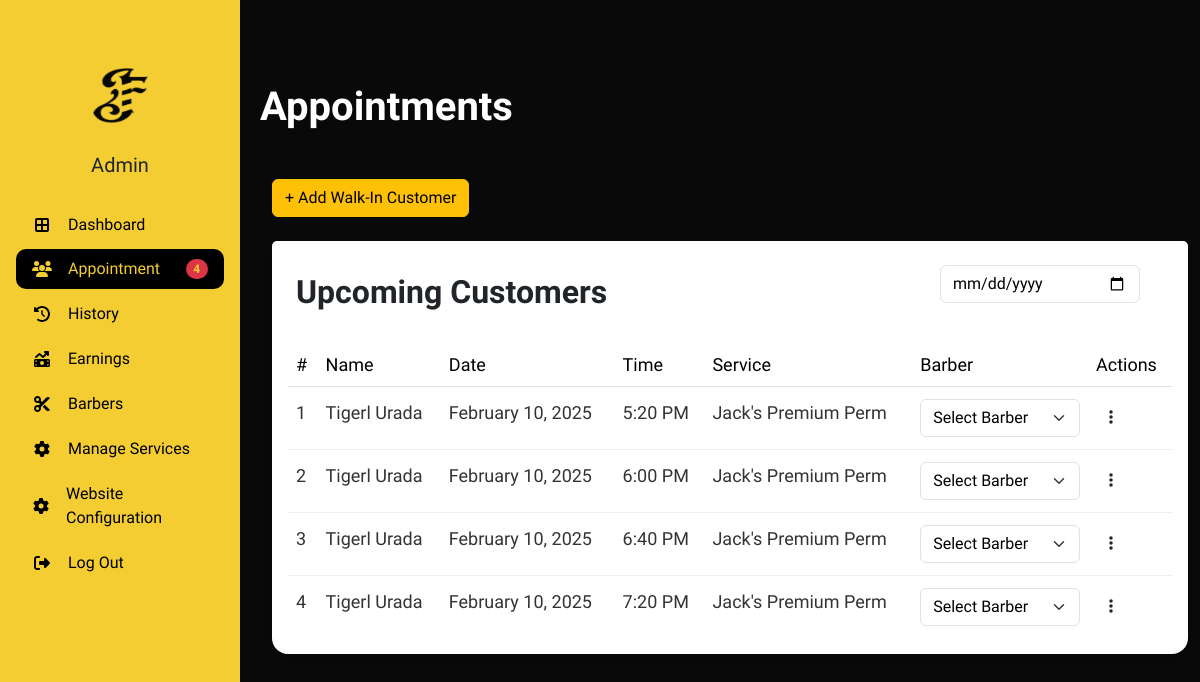
Page /admin/appointments.php (signed in) on the committed database.
### tables this page shows
CREATE TABLE `appointment_tbl` (
  `appointmentID` int(11) NOT NULL,
  `customerID` int(11) DEFAULT NULL,
  `adminID` int(11) DEFAULT NULL,
  `addonID` int(11) DEFAULT NULL,
  `hcID` int(11) DEFAULT NULL,
  `serviceID` int(11) NOT NULL,
  `status` varchar(255) DEFAULT NULL,
  `date` date NOT NULL,
  `timeSlot` varchar(255) NOT NULL,
  `remarks` varchar(255) DEFAULT NULL,
  `reason` varchar(255) DEFAULT NULL,
  `payment_status` enum('pending','partial','paid') DEFAULT 'pending',
  `payment_amount` decimal(10,2) DEFAULT 0.00,
  `gcash_reference` varchar(50) NOT NULL
);

CREATE TABLE `service_tbl` (
  `serviceID` int(11) NOT NULL,
  `serviceName` varchar(50) DEFAULT NULL,
  `servicePrice` varchar(50) DEFAULT NULL,
  `serviceDesc` varchar(255) DEFAULT NULL
);

### admin/appointments.php (the view, shortened to what this page needs)
<!DOCTYPE html>
<html lang="en">
<head>
    <link href="https://cdn.jsdelivr.net/npm/bootstrap@5.3.2/dist/css/bootstrap.min.css" rel="stylesheet">
    <link rel="stylesheet" href="https://cdnjs.cloudflare.com/ajax/libs/font-awesome/6.5.1/css/all.min.css">
    <link rel="stylesheet" type="text/css" href="css/table.css">
    <link rel="stylesheet" href="css/admin.css">
    <link rel="stylesheet" href="css/sidebar.css">
</head>
<body>
    <?php include 'db_connect.php';
    $notificationQuery = "
        SELECT COUNT(*) AS notif_count
        FROM appointment_tbl a
        LEFT JOIN barb_apps_tbl b ON a.appointmentID = b.appointmentID
        WHERE a.status = 'Pending' AND b.barberID IS NULL";
    $notificationResult = mysqli_query($conn, $notificationQuery);
    $notificationData = mysqli_fetch_assoc($notificationResult);
    $notificationCount = $notificationData['notif_count'];
    ?>
<div class="body d-flex py-3 mt-5">
    <div class="container-xxl">
        <div class="position-relative">
            <h1 class="dashboard mb-5 ms-5">Appointments</h1>
        </div>
        <div class="row ms-5 mb-4">
            <div class="col-12">
                <button class="btn btn-warning" onclick="window.location.href='walk-in.php';">+ Add Walk-In Customer</button>
            </div>
        </div>
        <div class="row ms-5">
            <div class="col-12">
                <div class="card border-0 rounded-4">
                    <div class="card-header py-3 bg-white d-flex justify-content-between align-items-center">
                        <h2 class="fw-bold">Upcoming Customers</h2>
                        <div class="d-flex align-items-center gap-3">
                            <div class="mb-0">
                            <input type="date" id="appointmentDate" class="form-control"
                            value="<?php echo isset($_GET['date']) ? $_GET['date'] : ''; ?>"
                            oninput="filterAppointments()">
                            </div>
                        </div>
                    </div>
                    <div class="card-body">
                        <div class="table-responsive">
                            <table class="table">
                                <thead>
                                    <tr>
                                        <td>#</td>
                                        <td>Name</td>
                                        <td>Date</td>
                                        <td>Time</td>
                                        <td>Service</td>
                                        <td>Barber</td>
                                        <td>Actions</td>
                                    </tr>
                                </thead>
                                <tbody>
                                    <?php
                                        $upcomingQuery = "
                                        SELECT
                                            a.appointmentID,
                                            a.date,
                                            a.timeSlot,
                                            a.status,
                                            c.customerID,
                                            CASE
                                                WHEN c.customerID IS NOT NULL THEN CONCAT(c.firstName, ' ', c.lastName)
                                                ELSE 'Walk In'
                                            END AS fullName,
                                            s.serviceName,
                                            ba.barberID
                                        FROM
                                            appointment_tbl a
                                        LEFT JOIN
                                            customer_tbl c ON a.customerID = c.customerID
                                        LEFT JOIN
                                            service_tbl s ON a.serviceID = s.serviceID
                                        LEFT JOIN
                                            barb_apps_tbl ba ON a.appointmentID = ba.appointmentID
                                        WHERE
                                            a.status = 'Pending'";
                                    $upcomingQuery .= " ORDER BY a.timeSlot ASC";
                                    $upcomingResult = mysqli_query($conn, $upcomingQuery);
                                    $counter = 1;
                                    if ($upcomingResult && mysqli_num_rows($upcomingResult) > 0) {
                                        while ($row = mysqli_fetch_assoc($upcomingResult)) {
                                            $formattedDate = date("F d, Y", strtotime($row['date']));
                                            echo "<tr>
                                                    <td>{$counter}</td>
                                                    <td>
                                                        <a href='#' onclick='showAppointmentDetails({$row['appointmentID']}, " . ($row['customerID'] ? "false" : "true") . ")'
                                                        data-bs-toggle='modal' data-bs-target='#appointmentModal' style='text-decoration: none; color: inherit;'>
                                                        " . htmlspecialchars($row['fullName']) . "
                                                        </a>
                                                    <td>{$formattedDate}</td>
                                                    <td>{$row['timeSlot']}</td>
                                                    <td>{$row['serviceName']}</td>
                                                    <td>
                                                        <form action='assign_barber.php' method='POST' class='assign-barber-form'>
                                                            <input type='hidden' name='appointmentID' value='{$row['appointmentID']}'>
                                                            <select name='barberID' class='form-select'>
                                                                <option value='' disabled selected hidden>Select Barber</option>";
                                                            echo "</select>
                                                        </form>
                                                    </td>
                                                    <td>
                                                        <button type='button' class='btn btn-link'
                                                            onclick='openStatusModal({$row['appointmentID']}, " . ($row['customerID'] ? $row['customerID'] : 'null') . ")'>
                                                            <i class='fas fa-ellipsis-v'></i>
                                                        </button>
                                                    </td>
                                                </tr>";
                                                $counter++;
                                        }
                                    } else {
                                        echo "<tr><td colspan='7' class='text-center'>No upcoming appointments found.</td></tr>";
                                    }
                                ?>
                            </tbody>
                        </table>
                    </div>
                </div>
            </div>
        </div>
    </div>
</div>
<nav id="sidebarMenu" class="collapse d-lg-block sidebar collapse">
    <div class="position-sticky">
        <div class="list-group list-group-flush mx-3 mt-5">
            <div class="avatar-container">
                <img src="css/images/jof_logo_black.png" alt="logo" width="55" height="55" class="logo">
                <h5>Admin</h5>
            </div>
            <a href="a_dashboard.php" class="list-group-item list-group-item-action py-2 ripple">
                <i class="fa-solid fa-border-all fa-fw me-3"></i><span>Dashboard</span>
            </a>
            <a href="appointments.php" class="list-group-item list-group-item-action py-2 ripple active d-flex align-items-center justify-content-between">
                <div>
                    <i class="fa-solid fa-users fa-fw me-3"></i>
                    <span>Appointment</span>
                </div>
                <?php if ($notificationCount > 0): ?>
                    <span class="badge bg-danger rounded-pill"><?php echo $notificationCount; ?></span>
                <?php endif; ?>
            </a>
            <a href="a_history.php" class="list-group-item list-group-item-action py-2 ripple">
                <i class="fa-solid fa-clock-rotate-left fa-fw me-3"></i><span>History</span>
            </a>
            <a href="earnings.php" class="list-group-item list-group-item-action py-2 ripple">
                <i class="fa-solid fa-money-bill-trend-up fa-fw me-3"></i><span>Earnings</span>
            </a>
            <a href="barbers.php" class="list-group-item list-group-item-action py-2 ripple">
                <i class="fa-solid fa-scissors fa-fw me-3"></i><span>Barbers</span>
            </a>
            <a href="manage_services.php" class="list-group-item list-group-item-action py-2 ripple">
                <i class="fa-solid fa-gear fa-fw me-3"></i><span>Manage Services</span>
            </a>
            <a href="configuration.php" class="list-group-item list-group-item-action py-2 ripple">
                <i class="fa-solid fa-gear fa-fw me-3"></i><span>Website Configuration</span>
            </a>
            <a href="../logout-staff.php" class="list-group-item list-group-item-action py-2 ripple">
                <i class="fa-solid fa-right-from-bracket fa-fw me-3"></i><span>Log Out</span>
            </a>
        </div>
    </div>
</nav>
<div class="toast-container position-fixed top-0 end-0 p-3">
</div>
</body>
</html>

### admin/css/table.css (style rules this page uses)
body { height: 100vh; }
h1 { font-weight: 800; margin-top: 2%; margin-bottom: 1%; color: #d31919; font-size: 40px; }
.dashboard { text-align: left; }
td { font-size: 18px; }
h2 { margin-top: 2%; }
.form-control { border: 0; }

### admin/css/admin.css (style rules this page uses)
body { background-color: #090909; font-family: 'Lexend', sans-serif !important; }
.dashboard, h1, h2, h3, h4, h5, h6, .table, .form-control, .form-select, .btn, p, .modal-title, .modal-body, .card-header, .card-body { font-family: 'Lexend', sans-serif !important; }
.dashboard { color: white; }
.avatar-container { display: flex; flex-direction: column; align-items: center; justify-content: center; padding: 20px 0; }
.avatar-container .logo { margin-bottom: 20px; }
.avatar-container h5 { margin-top: 10px; text-align: center; }
.card { background-color: white; box-shadow: 0 2px 4px rgba(0,0,0,0.1); margin-bottom: 20px; }
.card-header { border-bottom: 1px solid #eee; }
.table { margin-bottom: 0; }
.table tbody td { padding: 12px 8px; border-bottom: 1px solid #eee; color: #333; }
.table tbody tr:last-child td { border-bottom: none; }
.container-xxl { padding-left: 260px; width: 100%; transition: padding-left 0.3s ease; }
@media (min-width: 992px) and (max-width: 1680px) { .ms-5 { margin-left: 0 !important; } }
@media (min-width: 992px) and (max-width: 1680px) { .dashboard.mb-5.ms-5 { margin-left: 0 !important; } }
.form-control, .form-select { background-color: #333; color: #fff; border: 1px solid #444; }
.table .form-select, .card-header .form-control { background-color: white; color: black; border: 1px solid #dee2e6; }
.card .d-flex.justify-content-between { padding: 0 1rem; }
.card .fw-bold { margin-bottom: 0; }
.btn-link { color: #212529; padding: 0.375rem 0.75rem; text-decoration: none; }
.card-header.py-3 { padding-left: 3rem !important; padding-right: 3rem !important; border-bottom: none !important; }
.card-header .form-control { width: 200px; }
.card-header.py-3 .fw-bold { margin-left: -1.5rem; }

### admin/css/sidebar.css (style rules this page uses)
.sidebar { background-color: #F3CD32 !important; min-height: 100vh; position: fixed; left: 0; top: 0; width: 240px; z-index: 999; font-family: 'Lexend', sans-serif !important; }
.sidebar .list-group-item { background-color: transparent !important; border: none !important; color: black !important; border-radius: 10px !important; margin-bottom: 5px; display: flex !important; align-items: center !important; font-family: 'Lexend', sans-serif !important; font-weight: 400; }
.list-group-item > div { display: flex; align-items: center; flex: 1; }
.list-group-item.active { background-color: black !important; color: #F3CD32 !important; border-radius: 10px !important; }
.list-group-item.active i, .list-group-item.active span { color: #F3CD32 !important; }
.avatar-container { display: flex; flex-direction: column; align-items: center; justify-content: center; padding: 20px 0; }
.avatar-container .logo { margin-bottom: 20px; }
.avatar-container h5 { margin-top: 10px; text-align: center; font-family: 'Lexend', sans-serif !important; font-weight: 500; }

### rows in the picture
appointment_tbl: fullName "Tigerl Urada", date "February 10, 2025", timeSlot "5:20 PM", serviceID.serviceName "Jack's Premium Perm"
appointment_tbl: fullName "Tigerl Urada", date "February 10, 2025", timeSlot "6:00 PM", serviceID.serviceName "Jack's Premium Perm"
appointment_tbl: fullName "Tigerl Urada", date "February 10, 2025", timeSlot "6:40 PM", serviceID.serviceName "Jack's Premium Perm"
appointment_tbl: fullName "Tigerl Urada", date "February 10, 2025", timeSlot "7:20 PM", serviceID.serviceName "Jack's Premium Perm"

### other values in the picture
$notificationCount "4"
